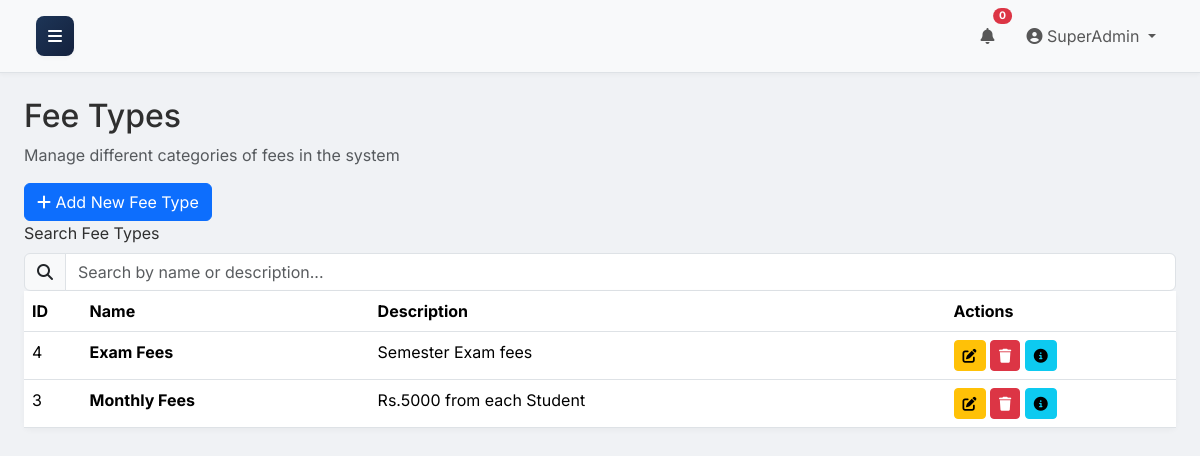
Page /fee_types/list.php (signed in) on the committed database.
### tables this page shows
CREATE TABLE `fee_types` (
  `id` int(11) NOT NULL,
  `name` varchar(100) NOT NULL,
  `description` text DEFAULT NULL,
  `created_at` timestamp NOT NULL DEFAULT current_timestamp()
);

### public/fee_types/list.php (the view, shortened to what this page needs)
<?php
require_once '../includes/header.php';
$pdo = get_pdo_connection();
$fee_types = [];
try {
    $stmt = $pdo->query("SELECT id, name, description FROM fee_types ORDER BY name");
    $fee_types = $stmt->fetchAll(PDO::FETCH_ASSOC);
} catch (PDOException $e) {
    set_message('error', 'Database error fetching fee types: ' . $e->getMessage());
}
?>
    <div class="container-fluid page-container">
        <div class="page-header">
            <div>
                <h2>Fee Types</h2>
                <p class="text-muted">Manage different categories of fees in the system</p>
            </div>
            <div>
                <a href="add.php" class="btn btn-primary">
                    <i class="fas fa-plus"></i> Add New Fee Type
                </a>
            </div>
        </div>
        <div class="filters-section">
            <div class="form-row">
                <div class="form-group">
                    <label for="searchFeeType" class="form-label">Search Fee Types</label>
                    <div class="input-group">
                        <span class="input-group-text">
                            <i class="fas fa-search"></i>
                        </span>
                        <input type="text" class="form-control" id="searchFeeType" placeholder="Search by name or description...">
                    </div>
                </div>
            </div>
        </div>
        <?php if (empty($fee_types)): ?>
            <div class="card">
                <div class="card-body text-center py-5">
                    <i class="fas fa-list-alt fa-3x text-muted mb-3"></i>
                    <h4>No Fee Types</h4>
                    <p class="text-muted">No fee types have been defined yet.</p>
                    <a href="add.php" class="btn btn-primary">
                        <i class="fas fa-plus"></i> Add Your First Fee Type
                    </a>
                </div>
            </div>
        <?php else: ?>
            <div class="card">
                <div class="table-responsive">
                    <table class="table table-hover mb-0">
                        <thead>
                            <tr>
                                <th width="5%">ID</th>
                                <th width="25%">Name</th>
                                <th width="50%">Description</th>
                                <th width="20%">Actions</th>
                            </tr>
                        </thead>
                        <tbody>
                            <?php foreach ($fee_types as $type): ?>
                                <tr>
                                    <td data-label="ID"><?php echo htmlspecialchars($type['id']); ?></td>
                                    <td data-label="Name">
                                        <span class="fw-bold"><?php echo htmlspecialchars($type['name']); ?></span>
                                    </td>
                                    <td data-label="Description">
                                        <?php if ($type['description']): ?>
                                            <?php echo htmlspecialchars($type['description']); ?>
                                        <?php else: ?>
                                            <span class="text-muted fst-italic">No description provided</span>
                                        <?php endif; ?>
                                    </td>
                                    <td data-label="Actions">
                                        <div class="action-buttons">
                                            <a href="list.php?edit_id=<?php echo htmlspecialchars($type['id']); ?>"
                                               class="btn btn-sm btn-warning"
                                               title="Edit Fee Type">
                                                <i class="fas fa-edit"></i>
                                            </a>
                                            <a href="list.php?delete_id=<?php echo htmlspecialchars($type['id']); ?>"
                                               class="btn btn-sm btn-danger"
                                               onclick="return confirm('Are you sure you want to delete this fee type? This will also delete associated fee structures and student fees.');"
                                               title="Delete Fee Type">
                                                <i class="fas fa-trash"></i>
                                            </a>
                                            <button type="button"
                                                    class="btn btn-sm btn-info"
                                                    data-bs-toggle="modal"
                                                    data-bs-target="#detailsModal<?php echo $type['id']; ?>"
                                                    title="View Details">
                                                <i class="fas fa-info-circle"></i>
                                            </button>
                                        </div>
                                    </td>
                                </tr>
                            <?php endforeach; ?>
                        </tbody>
                    </table>
                </div>
            </div>
        <?php endif; ?>
    </div>

### public/assets/css/style.css (style rules this page uses)
html, body { height: 100%; margin: 0; padding: 0; }
:root { --primary-green: #1b4332; --accent-green: #2d6a4f; --light-green: #b7e4c7; --dark-green: #081c15; --professional-blue: #1d3557; --dark-blue: #14213d; --light-gray: #f0f2f5; --medium-gray: #6c757d; --border-color: #dee2e6; --primary: #1d3557; --primary-subtle: #e6eaf0; --success: #2d6a4f; --success-subtle: #e7f2ed; --warning: #ca6702; --warning-subtle: #fff1e6; --info: #184e77; --info-subtle: #e6eff4; --danger: #9b2226; --danger-subtle: #f8e7e7; --secondary: #4a4e69; --secondary-subtle: #ecedf2; --bg-dark: #f0f2f5; --card-bg: #f8f9fa; --timeline-bg: rgba(0, 0, 0, 0.03); --bg-dark: #f0f2f5; --sidebar-width: 250px; --sidebar-collapsed-width: 70px; --sidebar-transition: 0.3s; --shadow-sm: 0 .125rem .25rem rgba(0,0,0,.035); --shadow-md: 0 .5rem 1rem rgba(0,0,0,.05); --shadow-lg: 0 1rem 3rem rgba(0,0,0,.075); }
body { font-family: 'Inter', sans-serif; background-color: var(--bg-dark); overflow-x: hidden; color: #2f2f2f; }
.card { background: var(--card-bg); border: none; box-shadow: 0 2px 6px rgba(0, 0, 0, 0.04); }
@media (min-width: 992px) { body { overflow-x: hidden; } }

### rows in the picture
fee_types: id "4", name "Exam Fees", description "Semester Exam fees"
fee_types: id "3", name "Monthly Fees", description "Rs.5000 from each Student"

### other values in the picture
$_SESSION['username'] "SuperAdmin"
